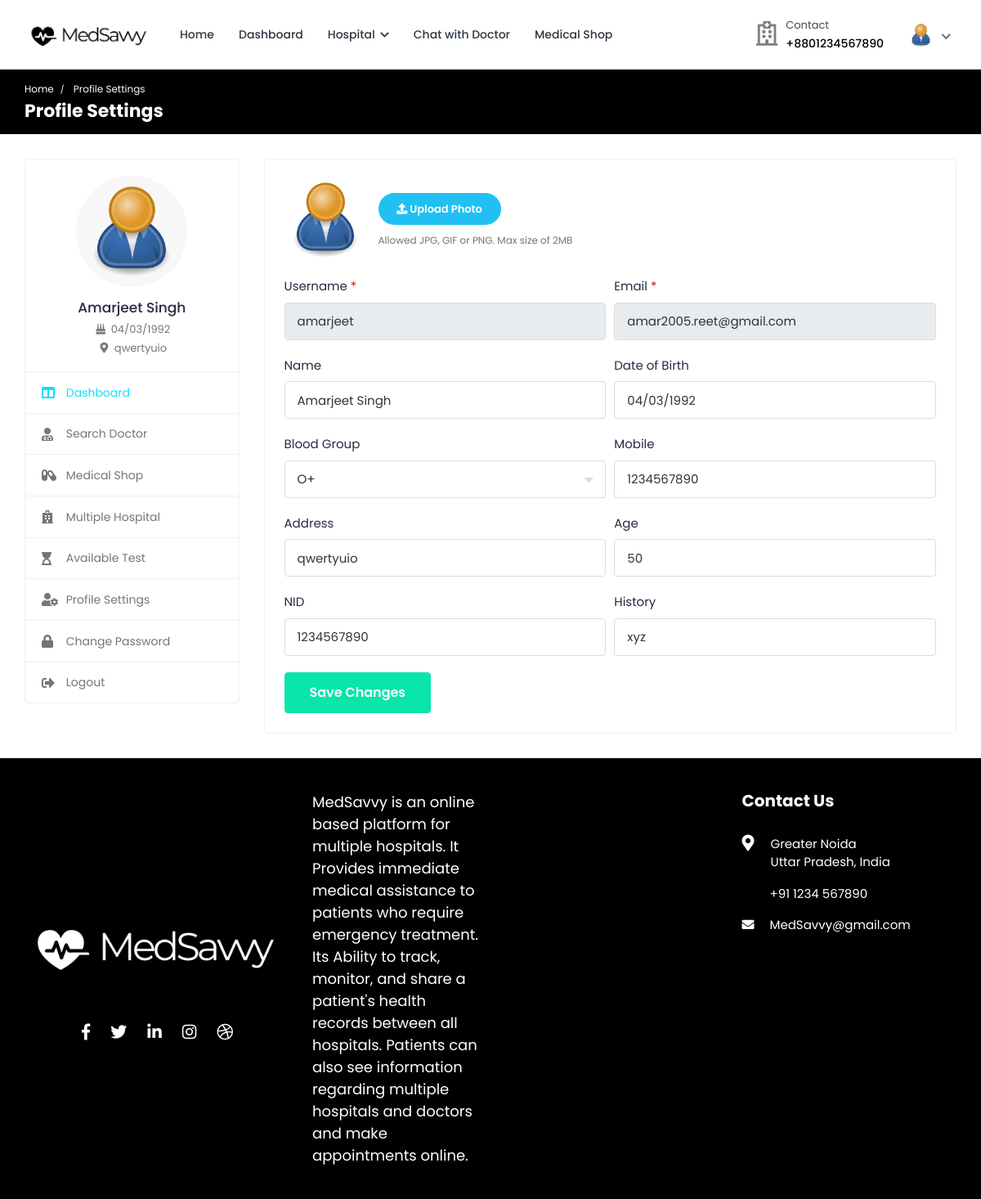
/profile-settings/ (signed in), run on the app's committed database.
### hospital/models.py (models this page shows, shortened)
class Patient(models.Model):
    patient_id = models.AutoField(primary_key=True)
    user = models.OneToOneField(User, on_delete=models.CASCADE, null=True, blank=True, related_name='patient')
    name = models.CharField(max_length=200, null=True, blank=True)
    username = models.CharField(max_length=200, null=True, blank=True)
    age = models.IntegerField(null=True, blank=True)
    email = models.EmailField(max_length=200, null=True, blank=True)
    phone_number = models.IntegerField(null=True, blank=True)
    address = models.CharField(max_length=200, null=True, blank=True)
    featured_image = models.ImageField(upload_to='patients/', default='patients/user-default.png', null=True, blank=True)
    blood_group = models.CharField(max_length=200, null=True, blank=True)
    history = models.CharField(max_length=200, null=True, blank=True)
    dob = models.CharField(max_length=200, null=True, blank=True)
    nid = models.CharField(max_length=200, null=True, blank=True)
    serial_number = models.CharField(max_length=200, null=True, blank=True)
    login_status = models.CharField(max_length=200, null=True, blank=True, default="offline")

### hospital/views.py (the view, shortened to what this page needs)
# urls.py: path('profile-settings/',views.profile_settings, name='profile-settings'),
@csrf_exempt
@login_required(login_url="login")
def profile_settings(request):
    if request.user.is_patient:
        patient = Patient.objects.get(user=request.user)
        old_featured_image = patient.featured_image
        if request.method == 'GET':
            context = {'patient': patient}
            return render(request, 'profile-settings.html', context)
    else:
        redirect('logout')

### templates/profile-settings.html (shortened to what this page needs)
{% load static %}
<!DOCTYPE html>
<html lang="en">
  <head>
    <link
      rel="stylesheet"
      href="{% static 'MedSavvy-System/css/Normal/bootstrap.min.css' %}"
    />
    <link
      rel="stylesheet"
      href="{% static 'MedSavvy-System/plugins/Normal/fontawesome/css/fontawesome.min.css' %}"
    />
    <link
      rel="stylesheet"
      href="{% static 'MedSavvy-System/plugins/Normal/fontawesome/css/all.min.css' %}"
    />
    <link
      rel="stylesheet"
      href="{% static 'MedSavvy-System/css/Normal/bootstrap-datetimepicker.min.css' %}"
    />
    <link
      rel="stylesheet"
      href="{% static 'MedSavvy-System/plugins/Normal/select2/css/select2.min.css' %}"
    />
    <link
      rel="stylesheet"
      href="{% static 'MedSavvy-System/css/Normal/style.css' %}"
    />
    <link href="https://use.fontawesome.com/releases/v5.7.2/css/all.css" rel="stylesheet" />
  </head>
  <body>
    <div class="main-wrapper">
      <header class="header">{% include 'patient_navbar.html' %}</header>
      <div class="breadcrumb-bar">
        <div class="container-fluid">
          <div class="row align-items-center">
            <div class="col-md-12 col-12">
              <nav aria-label="breadcrumb" class="page-breadcrumb">
                <ol class="breadcrumb">
                  <li class="breadcrumb-item"><a href="{% url 'patient-dashboard' %}">Home</a></li>
                  <li class="breadcrumb-item active" aria-current="page">
                    Profile Settings
                  </li>
                </ol>
              </nav>
              <h2 class="breadcrumb-title">Profile Settings</h2>
            </div>
          </div>
        </div>
      </div>
      <div class="content">
        <div class="container-fluid">
          <div class="row">
            <div class="col-md-5 col-lg-4 col-xl-3 theiaStickySidebar">
              <div>{% include 'patient-sidebar.html' %}</div>
            </div>
            <div class="col-md-7 col-lg-8 col-xl-9">
							<div class="card">
								<div class="card-body">
									<form action="{% url 'profile-settings' %}" method="POST" enctype="multipart/form-data">
										<div class="row form-row">
											<div class="col-12 col-md-12">
												<div class="form-group">
													<div class="change-avatar">
														<div class="profile-img">
															<img src="{{patient.featured_image.url}}" alt="User Image">
														</div>
														<div class="upload-img">
															<div class="change-photo-btn">
																<span><i class="fa fa-upload"></i> Upload Photo</span>
															</div>
															<small class="form-text text-muted">Allowed JPG, GIF or PNG. Max size of 2MB</small>
														</div>
													</div>
												</div>
											</div>
                      <div class="col-12 col-md-6">
                        <div class="form-group">
                          <label>Username <span class="text-danger">*</span></label>
                          <input type="text" class="form-control" readonly value="{{patient.username}}" >
                        </div>
											</div>
                      <div class="col-12 col-md-6">
                        <div class="form-group">
                          <label>Email <span class="text-danger">*</span></label>
                          <input type="text" class="form-control" readonly value="{{patient.email}}" >
                        </div>
											</div>
                      <div class="col-12 col-md-6">
												<div class="form-group">
													<label>Name</label>
													<input type="text" class="form-control" value="{{ patient.name }}" name="name">
												</div>
											</div>
											<div class="col-12 col-md-6">
												<div class="form-group">
													<label>Date of Birth</label>
														<input type="text" class="form-control datetimepicker" value="{{patient.dob}}" name="dob">
												</div>
											</div>
											<div class="col-12 col-md-6">
												<div class="form-group">
													<label>Blood Group</label>
												</div>
											</div>
											<div class="col-12 col-md-6">
												<div class="form-group">
													<label>Mobile</label>
													<input type="text" value="{{patient.phone_number}}" class="form-control" name="phone_number">
												</div>
											</div>
											<div class="col-12 col-md-6">
												<div class="form-group">
												<label>Address</label>
													<input type="text" class="form-control" value="{{patient.address}}" name="address">
												</div>
											</div>
                      <div class="col-12 col-md-6">
												<div class="form-group">
												<label>Age</label>
													<input type="text" class="form-control" value="{{patient.age}}" name="age">
												</div>
											</div>
											<div class="col-12 col-md-6">
												<div class="form-group">
													<label>NID</label>
													<input type="text" class="form-control" value="{{patient.nid}}" name="nid">
												</div>
											</div>
											<div class="col-12 col-md-6">
												<div class="form-group">
													<label>History</label>
													<input type="text" class="form-control" value="{{patient.history}}" name="history">
												</div>
											</div>
										</div>
										<div class="submit-section">
											<button type="submit" class="btn btn-primary submit-btn">Save Changes</button>
										</div>
									</form>
								</div>
							</div>
						</div>
          </div>
        </div>
      </div>
      {% include 'footer.html' %}
    </div>
  </body>
</html>

### templates/patient_navbar.html (shortened to what this page needs)
{% load static %}
<nav class="navbar navbar-expand-lg header-nav">
  <div class="navbar-header">
    <a href="{% url 'hospital_home'%}" class="navbar-brand logo">
      <img
        src="{% static 'MedSavvy-System/images/Normal/logo.jpg' %}"
        class="img-fluid"
        alt="Logo"
      />
    </a>
  </div>
  <div class="main-menu-wrapper">
    <ul class="main-nav">
      <li>
        <a href="{% url 'hospital_home'%}">Home</a>
      </li>
      <li>
        <a href="{% url 'patient-dashboard' %}">Dashboard</a>
      </li>
      <li class="has-submenu">
        <a href="#">Hospital <i class="fas fa-chevron-down"></i></a>
      </li>
      {% if user.is_authenticated and user.is_patient %}
      <li>
        <a href="{% url 'chat-home' pk=user.id %}">Chat with Doctor</a>
      </li>
      {% endif %}
      <li>
        <a href="{% url 'pharmacy_shop' %}">Medical Shop</a>
      </li>
    </ul>
  </div>
  <ul class="nav header-navbar-rht">
    <li class="nav-item contact-item">
      <div class="header-contact-img">
        <i class="far fa-hospital"></i>
      </div>
      <div class="header-contact-detail">
        <p class="contact-header">Contact</p>
        <p class="contact-info-header">+880{{patient.phone_number}}</p>
      </div>
    </li>
    <li class="nav-item dropdown has-arrow logged-item">
      <a href="#" class="dropdown-toggle nav-link" data-toggle="dropdown">
        <span class="user-img">
          <img
            class="rounded-circle"
            src="{{patient.featured_image.url}}"
            width="31"
            alt="Richard Wilson"
          />
        </span>
      </a>
    </li>
  </ul>
</nav>

### templates/patient-sidebar.html
{% load static %}
    <div class="profile-sidebar">
      <div class="widget-profile pro-widget-content">
        <div class="profile-info-widget">
          <a href="#" class="booking-doc-img">
            <img
              src="{{ patient.featured_image.url }}"
              alt="User Image"
            />
          </a>
          <div class="profile-det-info">
            <h3>{{patient.name}}</h3>
            <div class="patient-details">
              <h5>
                <i class="fas fa-birthday-cake"></i> {{ patient.dob }}
              </h5>
              <h5 class="mb-0">
                <i class="fas fa-map-marker-alt"></i>
                {{ patient.address }}
              </h5>
            </div>
          </div>
        </div>
      </div>
      <div class="dashboard-widget">
        <nav class="dashboard-menu sidebar">
          <ul>
            <li class="active">
              <a href="{% url 'patient-dashboard' %}">
                <i class="fas fa-columns"></i>
                <span>Dashboard</span>
              </a>
            </li>
            <li class="nav-item has-submenu">
              <a href="{% url 'search' %}">
                <i class="fas fa-user-md"></i>
                <span>Search Doctor</span>
              </a>
            </li>
            <li class="has-submenu">
              <a href="{% url 'pharmacy_shop' %}" class="nav-link">
                <i class="fas fa-capsules"></i>
                <span>Medical Shop</span>
              </a>
            </li>
            <li>
                <a href="{% url 'multiple-hospital' %}">
                  <i class="fas fa-hospital"></i>
                  <span>Multiple Hospital</span>
                </a>
            </li>
            <li>
              <a href="{% url 'doctor-test-list'%}" target="_blank">
                <i class="fas fa-hourglass-start"></i>
                <span>Available Test</span>
              </a>
            </li>
            <li>
              <a href="{% url 'profile-settings' %}">
                <i class="fas fa-user-cog"></i>
                <span>Profile Settings</span>
              </a>
            </li>
            <li>
              <a href="{% url 'change-password' pk=user.id%}">
                <i class="fas fa-lock"></i>
                <span>Change Password</span>
              </a>
            </li>
            <li>
              <a href="{% url 'logout' %}">
                <i class="fas fa-sign-out-alt"></i>
                <span>Logout</span>
              </a>
            </li>
          </ul>
        </nav>
      </div>
    </div>

### data on the page
Patient: phone_number "1234567890", featured_image (placeholder picture), name "Amarjeet Singh", dob "04/03/1992", address "qwertyuio", username "amarjeet", email "amar2005.reet@gmail.com", age "50", nid "1234567890", history "xyz"
